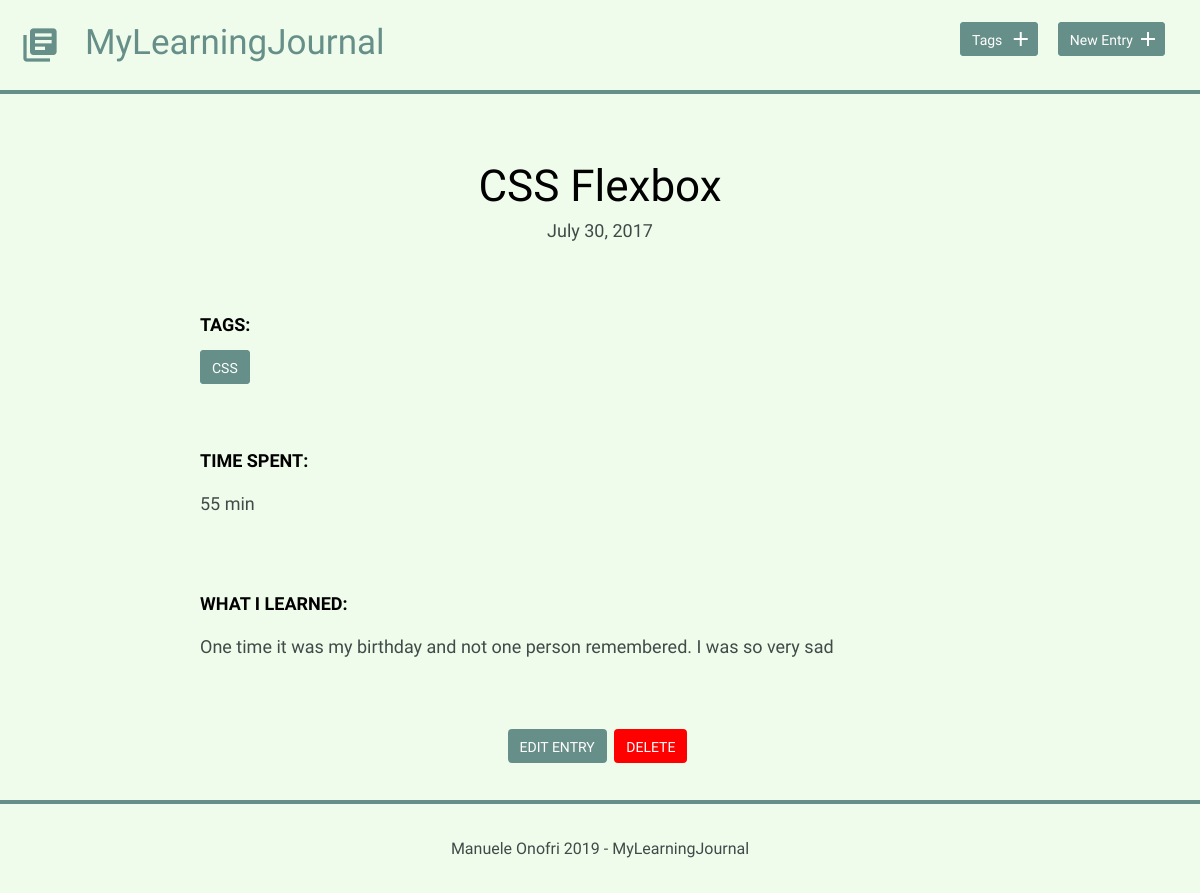
Screenshot of /detail.php?id=2 with the database file from the repository.
### tables this page shows
CREATE TABLE "entries" (
	`id`	INTEGER,
	`title`	TEXT,
	`date`	TEXT,
	`time_spent`	INTEGER,
	`learned`	BLOB,
	`resources`	BLOB,
	PRIMARY KEY(`id`)
);

### inc/functions.php (called while the page is built, shortened)
<?php
function get_entry($entry_id) {
    include('connection.php');
    try {
       $result = $db->prepare('SELECT * FROM entries WHERE id = ?');
       $result->bindValue(1, $entry_id, PDO::PARAM_INT);
       $result->execute();
    } catch (Exception $e) {
       $e->getMessage();
    }
    $entry = $result->fetch();
    return $entry;
}
function get_tags_per_entry($entry_id) {
    include('connection.php');
    try {
        $results = $db->query('SELECT tags.name, tags.id FROM tags JOIN entries_tags
                                ON tags.id = entries_tags.tags_id
                                WHERE entries_tags.entries_id = ?');
        $results->bindValue(1, $entry_id, PDO::PARAM_INT);
        $results->execute();
    } catch (Exception $e) {
       $e->getMessage();
    }
    $tags = $results->fetchAll(PDO::FETCH_ASSOC);
    return $tags;
}

### detail.php (the view, shortened to what this page needs)
<?php
include('inc/functions.php');
if (isset($_GET['id'])) {
    $entry_id = filter_input(INPUT_GET, 'id', FILTER_SANITIZE_NUMBER_INT);
    $entry = get_entry($entry_id);
    $tags = get_tags_per_entry($entry_id);
}
include('inc/header.php');
?>
                <div class="entry-list single">
                    <article>
                        <h1><?php echo $entry['title']; ?></h1>
                        <time datetime="<?php echo $entry['date']; ?>">
                            <?php echo strftime("%B %e, %G", strtotime($entry['date'])); ?>
                        </time>
                        <?php if (!empty($tags)) {
                            echo '<div class="entry">';
                            echo "<h3>tags:</h3>";
                            echo "<div class='tags-list'>";
                            foreach ($tags as $tag) {
                                echo "<a href='' class='button button-tag'>" . $tag['name'] . "</a>";
                            }
                            echo "</div>";
                            echo "</div>";
                        } ?>
                        <div class="entry">
                            <h3>Time Spent: </h3>
                            <p><?php echo $entry['time_spent']; ?></p>
                        </div>
                        <div class="entry">
                            <h3>What I Learned:</h3>
                            <p><?php echo $entry['learned']; ?></p>
                        </div>
                    </article>
                </div>
                <div class="edit">
                    <a class="button" href="edit.php?id=<?php echo $entry['id']; ?>">Edit Entry</a>
                    <form method='post' action='detail.php' onsubmit="return confirm('Are you sure you want to delete this task?')">
                        <input type='submit' class='button button-delete' value='delete' />
                    </form>
                </div>
<?php
include('inc/footer.php');
?>

### css/site.css (style rules this page uses)
body { font-size: 16px; color: #404a49; font-family: 'Cousine', serif; font-weight: 400; background-color: rgb(240, 252, 235); position: relative; min-height: 100vh; }
.button { padding: 8px 10px 6px 10px; background: #678f89; border: 2px solid #678f89; border-radius: 4px; text-decoration: none; color: #FFF; position: relative; text-align: center; font-size: 14px; }
.button-delete { text-transform: uppercase; background-color: rgb(255, 0, 0); border-color: rgb(255, 0, 0); }
.button-tag { margin-right: 1rem; }
h1, h2, h3 { margin: 0; font-weight: 400; line-height: 1em; color: #000; }
h1 { font-size: 44px; margin-bottom: 12px; }
h3 { font-size: 18px; font-family: 'Work Sans', serif; font-weight: 600; text-transform: uppercase; }
p { line-height: 1.8em; font-size: 18px; }
.entry-list, .edit-entry, .new-entry, .edit-tag { max-width: 800px; margin: 0 auto; padding: 70px 0 150px 0; }
.entry-list article { margin-bottom: 70px; text-align: center; }
.entry-list article:last-child { margin-bottom: 0; }
.entry-list.single { padding-bottom: 25px; }
.entry-list.single time { font-size: 18px; }
.entry { max-width: 800px; margin: 75px auto 0 auto; text-align: left; }
.entry p { margin-bottom: 40px; }
.edit { padding-bottom: 130px; margin: 0 auto; width: 200px; display: flex; justify-content: space-evenly; }
.edit a { font-weight: 400; text-transform: uppercase; font-size: 14px; }
.tags-list { margin-top: 1.5rem; }
input[type=submit] { margin-right: 5px; }

### rows the page displays
entries: title "CSS Flexbox", date "July 30, 2017", time_spent "55 min", learned "One time it was my birthday and not one person remembered. I was so very sad"

### other values shown
$tag['name'] "CSS"
